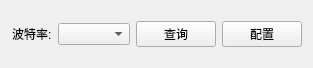
<?xml version="1.0" encoding="UTF-8"?>
<ui version="4.0">
 <class>ComConfigDlg</class>
 <widget class="QWidget" name="ComConfigDlg">
  <property name="geometry">
   <rect>
    <x>0</x>
    <y>0</y>
    <width>313</width>
    <height>68</height>
   </rect>
  </property>
  <property name="windowTitle">
   <string>Form</string>
  </property>
  <layout class="QHBoxLayout" name="horizontalLayout_2">
   <item>
    <layout class="QVBoxLayout" name="verticalLayout">
     <item>
      <spacer name="verticalSpacer">
       <property name="orientation">
        <enum>Qt::Vertical</enum>
       </property>
       <property name="sizeHint" stdset="0">
        <size>
         <width>20</width>
         <height>55</height>
        </size>
       </property>
      </spacer>
     </item>
     <item>
      <layout class="QGridLayout" name="gridLayout">
       <item row="0" column="1">
        <widget class="QLabel" name="label">
         <property name="text">
          <string>波特率:</string>
         </property>
        </widget>
       </item>
       <item row="0" column="2">
        <widget class="QComboBox" name="comboBox"/>
       </item>
       <item row="0" column="5">
        <spacer name="horizontalSpacer_3">
         <property name="orientation">
          <enum>Qt::Horizontal</enum>
         </property>
         <property name="sizeHint" stdset="0">
          <size>
           <width>39</width>
           <height>20</height>
          </size>
         </property>
        </spacer>
       </item>
       <item row="0" column="0">
        <spacer name="horizontalSpacer_2">
         <property name="orientation">
          <enum>Qt::Horizontal</enum>
         </property>
         <property name="sizeHint" stdset="0">
          <size>
           <width>87</width>
           <height>20</height>
          </size>
         </property>
        </spacer>
       </item>
       <item row="0" column="3">
        <widget class="QPushButton" name="pushButton">
         <property name="text">
          <string>查询</string>
         </property>
        </widget>
       </item>
       <item row="0" column="4">
        <widget class="QPushButton" name="pushButton_2">
         <property name="text">
          <string>配置</string>
         </property>
        </widget>
       </item>
      </layout>
     </item>
     <item>
      <spacer name="verticalSpacer_2">
       <property name="orientation">
        <enum>Qt::Vertical</enum>
       </property>
       <property name="sizeHint" stdset="0">
        <size>
         <width>20</width>
         <height>55</height>
        </size>
       </property>
      </spacer>
     </item>
    </layout>
   </item>
  </layout>
 </widget>
 <resources/>
 <connections/>
</ui>
